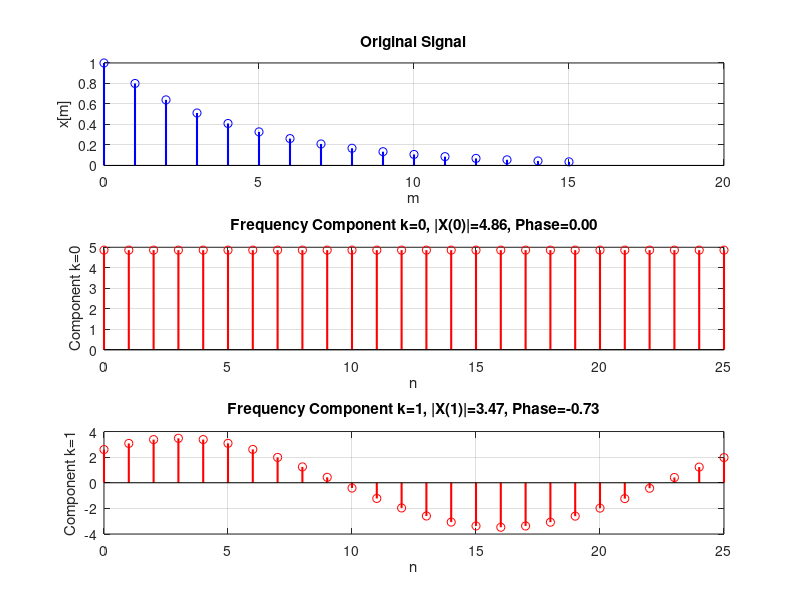

Recreate this plot in MATLAB. (Note: this script raises an error after producing the figure.)
clear all;
close all;
clc;

m = 0:15;
x = (0.8).^m;

N = 26;
X = fft(x, N);

figure;
subplot(3,1,1);
stem(m, x, 'b', 'LineWidth', 1.5);
xlabel('m');
ylabel('x[m]');
title('Original Signal');
grid on;

k_values = [0, 1, 2, 5];
for idx = 1:length(k_values)
    k = k_values(idx);
    
    freq_component = abs(X(k+1)) * cos(2*pi*k*(0:N-1)/N + angle(X(k+1)));
    
    subplot(3,1,idx+1);
    if idx <= 2
        stem(0:N-1, freq_component, 'r', 'LineWidth', 1.5);
        xlabel('n');
        ylabel(sprintf('Component k=%d', k));
        title(sprintf('Frequency Component k=%d, |X(%d)|=%.2f, Phase=%.2f', k, k, abs(X(k+1)), angle(X(k+1))));
        grid on;
    end
end

figure;
subplot(2,2,1);
stem(0:N-1, abs(X), 'b', 'LineWidth', 1.5);
xlabel('k');
ylabel('|X(k)|');
title('Magnitude Spectrum');
grid on;

subplot(2,2,2);
stem(0:N-1, angle(X), 'r', 'LineWidth', 1.5);
xlabel('k');
ylabel('Phase of X(k)');
title('Phase Spectrum');
grid on;

subplot(2,2,3);
stem(0:N-1, real(X), 'g', 'LineWidth', 1.5);
xlabel('k');
ylabel('Real(X(k))');
title('Real Part');
grid on;

subplot(2,2,4);
stem(0:N-1, imag(X), 'm', 'LineWidth', 1.5);
xlabel('k');
ylabel('Imag(X(k))');
title('Imaginary Part');
grid on;

fprintf('DC Component X[0] = %.4f\n', X(1));
fprintf('Sum of x[m] = %.4f\n', sum(x));
fprintf('Nyquist frequency (k=13): |X[13]| = %.4f\n', abs(X(14)));

fprintf('\nSymmetry Check:\n');
fprintf('|X[1]| = %.4f, |X[25]| = %.4f\n', abs(X(2)), abs(X(26)));
fprintf('|X[2]| = %.4f, |X[24]| = %.4f\n', abs(X(3)), abs(X(25)));
fprintf('|X[5]| = %.4f, |X[21]| = %.4f\n', abs(X(6)), abs(X(22)));